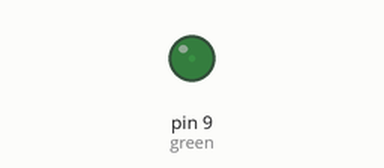
Recording of a sketch running on a simulated Arduino Uno, built with avr-gcc and run on an emulated ATmega328P. Parts: output pins drawn as LEDs (lit = HIGH).

Above: at 0.05 s.
At 0.4 s:
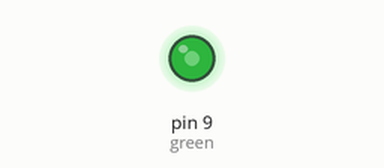
At 0.7 s:
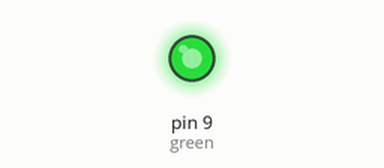
At 1.35 s:
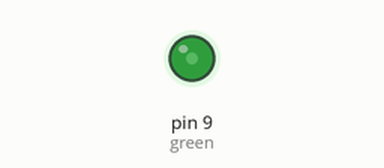
Timing chart, 0 to 3.6 s (numbered marks = the images above):
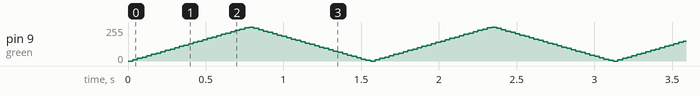

The sketch:

fading.ino
```cpp
int green=9;
void setup() {
  // put your setup code here, to run once:
pinMode(green,OUTPUT);
}

void loop() {
  // put your main code here, to run repeatedly:
 for(int i=0;i<255;i+=10){
analogWrite(9,i);
delay(30);
 }
for(int i=255;i>0;i-=10){
analogWrite(9,i);
delay(30);
}
}
```
